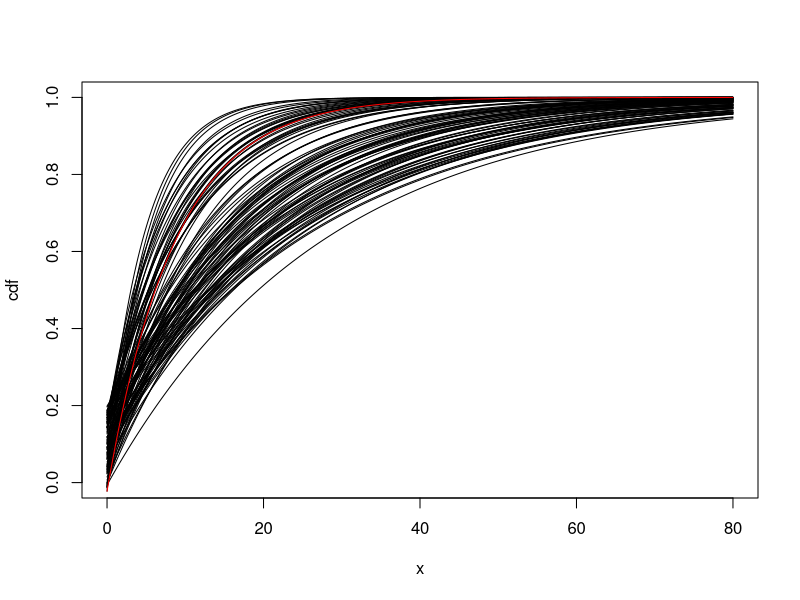

Reproduce this figure in R.
x=c(0.19,0.78,0.96,1.31,2.78,4.85,6.50,7.35)
r=c(0,0,3,0,3,0,0,5)
m=length(r)
n=sum(r)+m

cdf=function(x,par){
  mu=par[1]
  sigma=par[2]
  res=1-exp(-(x-mu)/sigma)
  return(res)
}
j1=2:m
j2=1:(m-1)
gam=NULL
for(j in 1:m)
{
  gam[j]=sum(r[j:m]+1)
}

muhat=min(x)
sigmahat=1/m*sum(gam[2:m]*(x[j1]-x[j2]))
p=0.05
q1=(1-sqrt(1-p))/2
q2=1-q1
s_q1=2*m*sigmahat/qchisq(q1,2*m-2)
s_q2=2*m*sigmahat/qchisq(q2,2*m-2)
sigmaset=c(s_q2,s_q1)
data=NULL
for(s in seq(s_q2,s_q1,.1))
{
  mu_alt=muhat+s*log(q1)/n
  mu_ust=muhat+s*log(q2)/n  
  data=rbind(data,c(s,mu_alt,mu_ust))
}

for(i in 1:100)  
{
  y=runif(1,s_q2,s_q1)
  x=runif(1,muhat+y*log(q1)/n,muhat+y*log(q2)/n)
  xxlim=80
  xx=seq(0,xxlim,.1)
  df=cdf(xx,c(x,y))
  plot(xx,df,xlim=c(0,xxlim),ylim=c(0,1),cex=.5,
       type = "l",xlab = "",ylab = "",axes = F)
  par(new=T)
}
plot(xx,cdf(xx,c(muhat,sigmahat)),xlim=c(0,xxlim),ylim=c(0,1),cex=2,
     col="red",type = "l",xlab = "x",ylab = "cdf") 